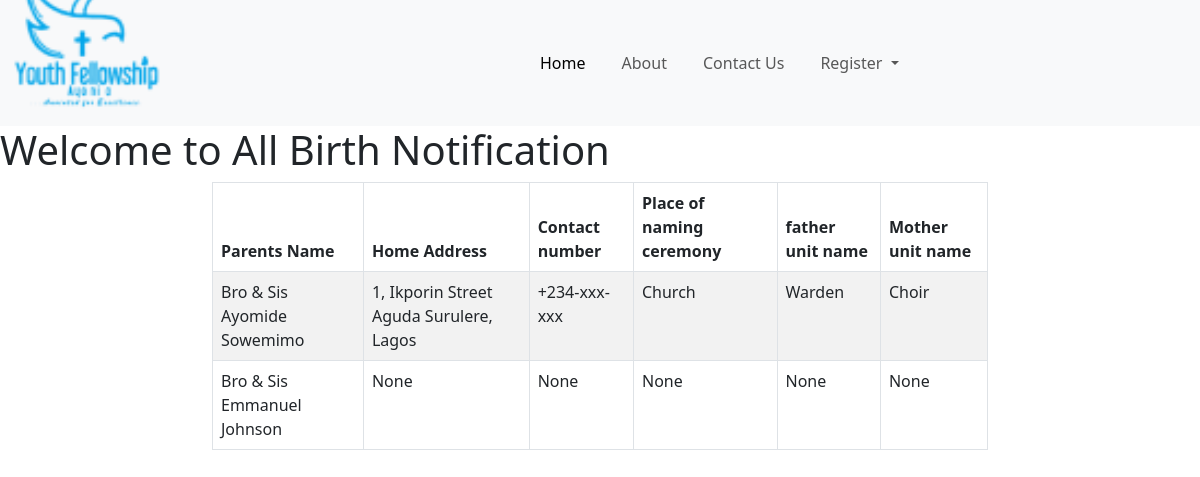
Page /all_birth/ on the earlier database version.
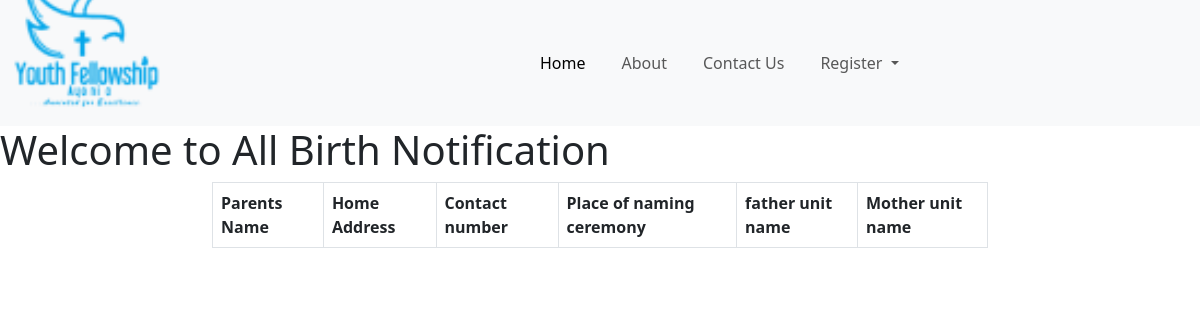
Same page on the later database version.
### registrations/models.py (models this page shows, shortened)
class BirthNotification(models.Model):
    MALE_BAND_CHOICES = [
        ('NIL', 'NIL'),
        ('J', 'JOSEPH'),
        ('JE', 'JEREMIAH'),
        ('EP', 'EPHRAIM'),
        ('SM', 'ST.MARK'),
        ('SJ', 'ST.JOHN'),
        ('JA', 'JAMES'),
    ]
    FEMALE_BAND_CHOICES = [
        ('NIL', 'NIL'),
        ('RH', 'RHODA'),
        ('HZ', 'HEPZIBAH'),
        ('FT', 'FAITH'),
        ('SU', 'SUSANNAH'),
        ('JO', 'JOANA'),
        ('TD', 'TRUTH DIVINE'),
    ]
    Parents_Name = models.CharField(max_length=500)
    home_address = models.CharField(max_length=500, null=True)
    contact_number = models.CharField(max_length=90, null=True)
    delivery_date = models.CharField(max_length=150, null=True)
    date_of_naming_ceremony = models.CharField(max_length=250, null=True)
    place_of_naming_ceremony = models.CharField(max_length=450, null=True)
    father_Band_Name = models.CharField(max_length=20, choices=MALE_BAND_CHOICES, default='SM')
    mother_Band_Name = models.CharField(max_length=20, choices=FEMALE_BAND_CHOICES, default='RH')
    father_unit_name = models.CharField(max_length=90, null=True)
    mother_unit_name = models.CharField(max_length=90, null=True)

### registrations/views.py (the view)
# urls.py: path('all_birth/', views.all_birth_notification, name='all_birth'),
def all_birth_notification(request):
    tab = BirthNotification.objects.all().order_by('-date_of_naming_ceremony')
    context = {'tab':tab}
    return render(request, 'registrations/all_birth.html', context)

### registrations/templates/registrations/all_birth.html (shortened to what this page needs)
{% extends 'base/main.html' %} {% block content %}
<h1>Welcome to All Birth Notification</h1>
<div class="container-fluid">
  <div class="row">
    <div class="col-md-8 mx-auto">
      <table class="table table-striped table-bordered table-hover">
        <thead>
          <tr>
            <th scope="col">Parents Name</th>
            <th scope="col">Home Address</th>
            <th scope="col">Contact number</th>
            <th scope="col">Place of naming ceremony</th>
            <th scope="col">father unit name</th>
            <th scope="col">Mother unit name</th>
          </tr>
        </thead>
        <tbody>
          {% for message in tab %} {% if message.is_read %}
          <tr>
            {% else %}
          <tr>
            {% endif %}
            <td>{{message.Parents_Name}}</td>
            <td>{{message.home_address}}</td>
            <td>{{message.contact_number}}</td>
            <td>{{message.place_of_naming_ceremony}}</td>
            <td>{{message.father_unit_name}}</td>
            <td>{{message.mother_unit_name}}</td>
          </tr>
          {% endfor %}
        </tbody>
      </table>
    </div>
  </div>
</div>
{% endblock content %}

### base/templates/base/main.html (shortened to what this page needs)
<!DOCTYPE html>
{% load static %}
<html lang="en">
  <head>
    <link
      href="https://cdn.jsdelivr.net/npm/bootstrap@5.3.0-alpha1/dist/css/bootstrap.min.css"
      rel="stylesheet"
    />
    <link rel="stylesheet" href="{% static 'styles/style.css' %}" />
    <link
      href="https://unpkg.com/boxicons@2.1.4/css/boxicons.min.css"
      rel="stylesheet"
    />
  </head>
  <body>
    {% include 'base/navbar.html' %} {% block content%}{% endblock content %}
  </body>
</html>

### base/templates/base/navbar.html (shortened to what this page needs)
{% block content %} {% load static %}
<nav class="navbar navbar-expand-lg bg-body-tertiary">
  <div class="container-fluid">
    <div class="dis">
      <a href="{% url 'home'%}">
        <img src="{% static 'images/secretariat.png' %}" alt="" class="imme" />
      </a>
    </div>
    {% if user.is_authenticated %}
    <div class="collapse navbar-collapse" id="navbarNavDropdown">
      <ul class="navbar-nav">
        <li class="nav-item">
          <a class="nav-link active" aria-current="page" href="{% url 'home' %}"
            >Home</a
          >
        </li>
        <li class="nav-item">
          <a class="nav-link" href="">About</a>
        </li>
        <li class="nav-item">
          <a class="nav-link" href="{% url 'contact' %}">Contact Us</a>
        </li>
        <li class="nav-item dropdown">
          <a
            class="nav-link dropdown-toggle"
            href="{% url 'registration' %}"
            role="button"
            data-bs-toggle="dropdown"
            aria-expanded="false"
          >
            Registrations
          </a>
          <ul class="dropdown-menu">
            <li>
              <a class="dropdown-item" href="{% url 'marriage_thanks' %}"
                >Marriage Thanksgiving</a
              >
            </li>
            <li>
              <a class="dropdown-item" href="{% url 'all_birth' %}"
                >Birth Notification</a
              >
            </li>
            <li>
              <a class="dropdown-item" href="{% url 'all_child' %}"
                >Child Dedication</a
              >
            </li>
            <li>
              <a class="dropdown-item" href="">View all Registrations</a>
            </li>
          </ul>
        </li>
        <li class="nav-item">
          <a class="nav-link" href="{% url 'logout-page' %}">Logout</a>
        </li>
        {% else %}
        <div class="collapse navbar-collapse" id="navbarNavDropdown">
          <ul class="navbar-nav">
            <li class="nav-item">
              <a
                class="nav-link active"
                aria-current="page"
                href="{% url 'home' %}"
                >Home</a
              >
            </li>
            <li class="nav-item">
              <a class="nav-link" href="#">About</a>
            </li>
            <li class="nav-item">
              <a class="nav-link" href="{% url 'contact' %}">Contact Us</a>
            </li>
            <li class="nav-item dropdown">
              <a
                class="nav-link dropdown-toggle"
                href="{% url 'register' %}"
                role="button"
                data-bs-toggle="dropdown"
                aria-expanded="false"
              >
                Register
              </a>
            </li>
          </ul>
        </div>
    </div>
    {% endif %}
</nav>
 {% endblock content %}

### base/static/styles/style.css (style rules this page uses)
.imme { margin-top: -90px; height: 150px; margin-right: 370px; }
.dis { margin-top: 50px; }
.nav-item { margin-right: 20px; }

Differences in the rows shown:
removed BirthNotification: Parents_Name "Bro & Sis Ayomide Sowemimo", home_address "1, Ikporin Street Aguda Surulere, Lagos", contact_number "+234-xxx-xxx", place_of_naming_ceremony "Church", father_unit_name "Warden", mother_unit_name "Choir"
removed BirthNotification: Parents_Name "Bro & Sis Emmanuel Johnson", home_address "None", contact_number "None", place_of_naming_ceremony "None", father_unit_name "None", mother_unit_name "None"
